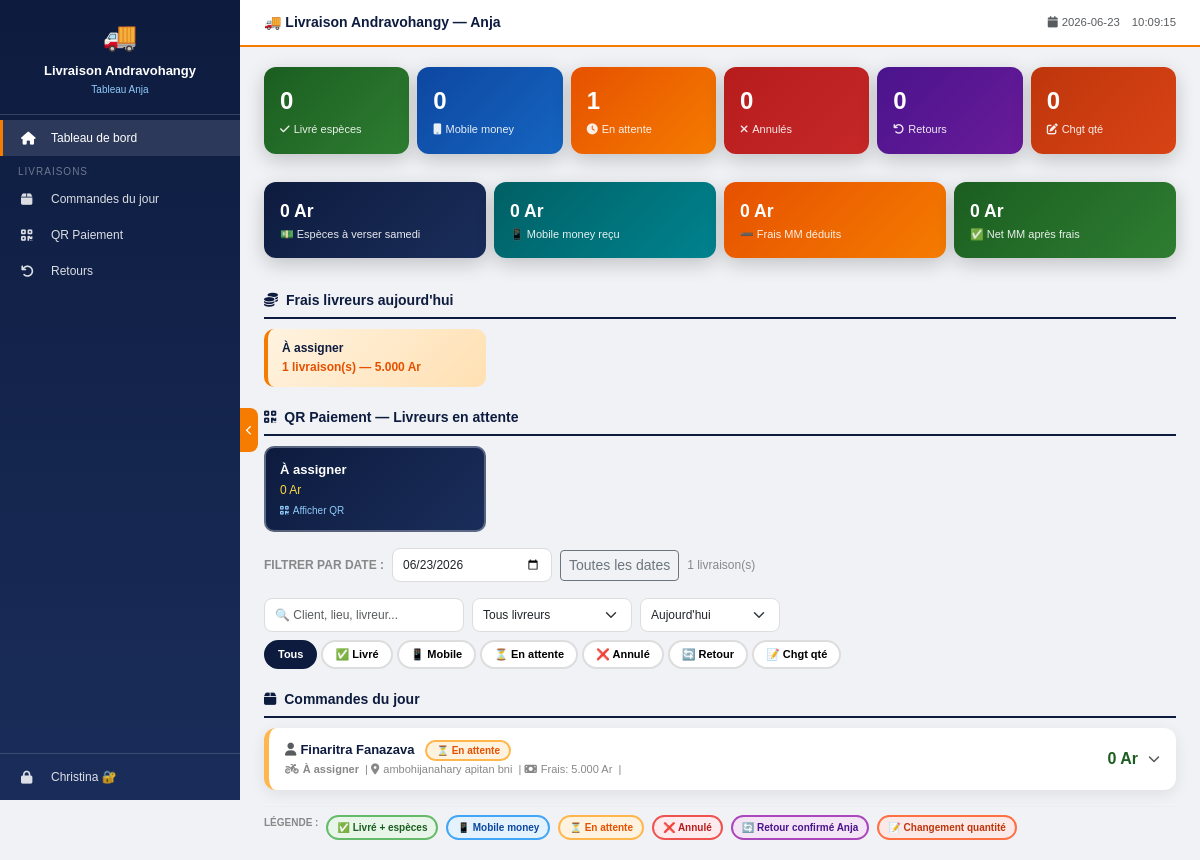
/anja, run on the app's committed database.
### tables this page shows
CREATE TABLE commandes (
        id INTEGER PRIMARY KEY AUTOINCREMENT,
        date TEXT DEFAULT CURRENT_DATE,
        heure TEXT DEFAULT '',
        client TEXT DEFAULT '',
        contact TEXT DEFAULT '',
        adresse TEXT DEFAULT '',
        facebook TEXT DEFAULT '',
        livreur TEXT DEFAULT '',
        frais INTEGER DEFAULT 0,
        paiement TEXT DEFAULT 'espece',
        paiement_timing TEXT DEFAULT 'apres',
        coordonne TEXT DEFAULT 'non_recu',
        statut TEXT DEFAULT 'att',
        motif TEXT DEFAULT '',
        motif_autre TEXT DEFAULT '',
        retour_anja INTEGER DEFAULT 0,
        retour_christina INTEGER DEFAULT 0,
        montant_retour INTEGER DEFAULT 0,
        notes TEXT DEFAULT '',
        envoye_anja INTEGER DEFAULT 0
    );

### app.py (the view)
@app.route('/anja')
def anja():
    conn = get_db()
    today = date.today().strftime('%Y-%m-%d')
    rows = conn.execute('SELECT * FROM commandes WHERE envoye_anja=1 ORDER BY date DESC,id DESC').fetchall()
    commandes = []
    for r in rows:
        arts = get_articles(conn, r['id'])
        commandes.append({**dict(r),'total':calc_total(arts),'types':calc_types(arts),'articles':[dict(a) for a in arts]})
    frais_jour = conn.execute('''SELECT livreur,COUNT(*) nb,SUM(frais) tf
        FROM commandes WHERE date=? AND envoye_anja=1
        GROUP BY livreur ORDER BY livreur''',(today,)).fetchall()
    ca_esp = conn.execute('''SELECT COALESCE(SUM(a.qte*a.prix_unitaire),0)
        FROM articles a JOIN commandes c ON a.commande_id=c.id
        WHERE c.date=? AND c.statut='liv' AND c.envoye_anja=1''',(today,)).fetchone()[0]
    ca_mm = conn.execute('''SELECT COALESCE(SUM(a.qte*a.prix_unitaire),0)
        FROM articles a JOIN commandes c ON a.commande_id=c.id
        WHERE c.date=? AND c.statut IN ('mvola','orange','airtel') AND c.envoye_anja=1''',(today,)).fetchone()[0]
    frais_mm = conn.execute('''SELECT COALESCE(SUM(frais),0) FROM commandes
        WHERE date=? AND statut IN ('mvola','orange','airtel') AND envoye_anja=1''',(today,)).fetchone()[0]
    conn.close()
    return render_template('anja.html', commandes=commandes, livreurs=LIVREURS,
        today=today, frais_jour=frais_jour, motifs=MOTIFS,
        ca_esp=ca_esp, ca_mm=ca_mm, frais_mm=frais_mm)

### templates/anja.html (shortened to what this page needs)
<!DOCTYPE html>
<html lang="fr">
<head>
<link href="https://cdn.jsdelivr.net/npm/bootstrap@5.3.0/dist/css/bootstrap.min.css" rel="stylesheet">
<link href="https://cdnjs.cloudflare.com/ajax/libs/font-awesome/6.4.0/css/all.min.css" rel="stylesheet">
</head>
<body>
<div class="sidebar" id="sidebar">
  <div class="logo">
    <div style="font-size:28px;">🚚</div>
    <h5>Livraison Andravohangy</h5>
    <small>Tableau Anja</small>
  </div>
  <a href="/anja" class="active"><i class="fas fa-home"></i><span>Tableau de bord</span></a>
  <div class="menu-sec">Livraisons</div>
  <a href="#commandes" onclick="scrollTo('commandes')"><i class="fas fa-box"></i><span>Commandes du jour</span></a>
  <a href="#qr" onclick="scrollTo('qr')"><i class="fas fa-qrcode"></i><span>QR Paiement</span></a>
  <a href="#retours" onclick="scrollTo('retours')"><i class="fas fa-undo"></i><span>Retours</span></a>
  <div class="sidebar-bottom" style="position:absolute;bottom:0;width:100%;border-top:1px solid rgba(255,255,255,0.15);padding:5px 0;">
    <a href="/moi"><i class="fas fa-lock"></i><span>Christina 🔐</span></a>
  </div>
</div>
<button class="toggle-btn" id="toggle-btn" onclick="toggleSidebar()">
  <i class="fas fa-chevron-left" id="toggle-icon" style="font-size:10px;"></i>
</button>
<div class="main" id="main">
  <div class="topbar">
    <span class="brand">🚚 Livraison Andravohangy — Anja</span>
    <div style="display:flex;align-items:center;gap:12px;">
      <span class="text-muted small"><i class="fas fa-calendar me-1"></i>{{today}}</span>
      <span class="text-muted small" id="clock"></span>
    </div>
  </div>
  <div class="content">
  <div class="row g-2 mb-3">
    <div class="col-6 col-md-2">
      <div class="stat-card" style="background:linear-gradient(135deg,#1B5E20,#2E7D32);">
        <div class="num" id="st-liv">0</div><div class="lbl"><i class="fas fa-check me-1"></i>Livré espèces</div>
      </div>
    </div>
    <div class="col-6 col-md-2">
      <div class="stat-card" style="background:linear-gradient(135deg,#0D47A1,#1565C0);">
        <div class="num" id="st-mm">0</div><div class="lbl"><i class="fas fa-mobile me-1"></i>Mobile money</div>
      </div>
    </div>
    <div class="col-6 col-md-2">
      <div class="stat-card" style="background:linear-gradient(135deg,#E65100,#F57C00);">
        <div class="num" id="st-att">0</div><div class="lbl"><i class="fas fa-clock me-1"></i>En attente</div>
      </div>
    </div>
    <div class="col-6 col-md-2">
      <div class="stat-card" style="background:linear-gradient(135deg,#B71C1C,#C62828);">
        <div class="num" id="st-ann">0</div><div class="lbl"><i class="fas fa-times me-1"></i>Annulés</div>
      </div>
    </div>
    <div class="col-6 col-md-2">
      <div class="stat-card" style="background:linear-gradient(135deg,#4A148C,#6A1B9A);">
        <div class="num" id="st-ret">0</div><div class="lbl"><i class="fas fa-undo me-1"></i>Retours</div>
      </div>
    </div>
    <div class="col-6 col-md-2">
      <div class="stat-card" style="background:linear-gradient(135deg,#BF360C,#D84315);">
        <div class="num" id="st-chg">0</div><div class="lbl"><i class="fas fa-edit me-1"></i>Chgt qté</div>
      </div>
    </div>
  </div>
  <div class="row g-2 mb-3">
    <div class="col-6 col-md-3">
      <div class="stat-card" style="background:linear-gradient(135deg,var(--bn),#1a2d5a);">
        <div class="num" style="font-size:1.1rem;">{{"{:,}".format(ca_esp).replace(",",".")}} Ar</div>
        <div class="lbl">💵 Espèces à verser samedi</div>
      </div>
    </div>
    <div class="col-6 col-md-3">
      <div class="stat-card" style="background:linear-gradient(135deg,#006064,#00838F);">
        <div class="num" style="font-size:1.1rem;">{{"{:,}".format(ca_mm).replace(",",".")}} Ar</div>
        <div class="lbl">📱 Mobile money reçu</div>
      </div>
    </div>
    <div class="col-6 col-md-3">
      <div class="stat-card" style="background:linear-gradient(135deg,#E65100,#F57C00);">
        <div class="num" style="font-size:1.1rem;">{{"{:,}".format(frais_mm).replace(",",".")}} Ar</div>
        <div class="lbl">➖ Frais MM déduits</div>
      </div>
    </div>
    <div class="col-6 col-md-3">
      <div class="stat-card" style="background:linear-gradient(135deg,#1B5E20,#2E7D32);">
        <div class="num" style="font-size:1.1rem;">{{"{:,}".format(ca_mm-frais_mm).replace(",",".")}} Ar</div>
        <div class="lbl">✅ Net MM après frais</div>
      </div>
    </div>
  </div>
  {% if frais_jour %}
  <div class="section-title"><span><i class="fas fa-coins me-2"></i>Frais livreurs aujourd'hui</span></div>
  <div class="row g-2 mb-3">
    {% for f in frais_jour %}
    <div class="col-6 col-md-3">
      <div class="frais-item">
        <strong>{{f.livreur}}</strong>
        <span>{{f.nb}} livraison(s) — {{"{:,}".format(f.tf or 0).replace(",",".")}} Ar</span>
      </div>
    </div>
    {% endfor %}
  </div>
  {% endif %}
  {% set livreurs_att = [] %}
  {% if livreurs_att %}
  <div class="section-title" id="qr"><span><i class="fas fa-qrcode me-2"></i>QR Paiement — Livreurs en attente</span></div>
  <div class="row g-2 mb-3">
    {% for livreur in livreurs_att %}
    {% set total_att = namespace(val=0) %}
    {% for cmd in commandes if cmd.statut in ['att','chg'] and cmd.livreur==livreur %}
      {% set total_att.val = total_att.val + cmd.total %}
    {% endfor %}
    <div class="col-6 col-md-3">
      <div class="qr-item" style="background:linear-gradient(135deg,var(--bn),#1a2d5a);color:#fff;" onclick="showQRGroupe('{{livreur}}')">
        <div style="font-size:13px;font-weight:800;">{{livreur}}</div>
        <div style="font-size:12px;color:#FFD740;margin-top:2px;">{{"{:,}".format(total_att.val).replace(",",".")}} Ar</div>
        <div style="font-size:10px;color:#90CAF9;margin-top:4px;"><i class="fas fa-qrcode me-1"></i>Afficher QR</div>
      </div>
    </div>
    {% endfor %}
  </div>
  {% endif %}
  <div class="d-flex gap-2 align-items-center mb-3 flex-wrap">
    <span style="font-size:12px;font-weight:700;color:#888;">FILTRER PAR DATE :</span>
    <input type="date" id="filtre-date-anja" class="form-control" style="width:160px;" onchange="filtrerAnjaDate()" value="{{today}}">
    <button class="btn btn-sm btn-outline-secondary" onclick="document.getElementById('filtre-date-anja').value='';filtrerAnjaDate()">Toutes les dates</button>
    <span id="nb-anja" style="font-size:12px;color:#888;"></span>
  </div>
  <div class="d-flex gap-2 flex-wrap mb-2">
    <input type="text" id="search" class="form-control" placeholder="🔍 Client, lieu, livreur..." oninput="filterTable()" style="width:200px;">
    <select id="fil-livreur" class="form-select" onchange="filterTable()" style="width:160px;">
      <option value="">Tous livreurs</option>
    </select>
    <select id="fil-date" class="form-select" onchange="filterTable()" style="width:140px;">
      <option value="{{today}}" selected>Aujourd'hui</option>
    </select>
  </div>
  <div class="d-flex gap-1 flex-wrap mb-3">
    <button class="filter-btn active" onclick="setFilter('',this)">Tous</button>
    <button class="filter-btn" onclick="setFilter('liv',this)">✅ Livré</button>
    <button class="filter-btn" onclick="setFilter('mm',this)">📱 Mobile</button>
    <button class="filter-btn" onclick="setFilter('att',this)">⏳ En attente</button>
    <button class="filter-btn" onclick="setFilter('ann',this)">❌ Annulé</button>
    <button class="filter-btn" onclick="setFilter('ret',this)">🔄 Retour</button>
    <button class="filter-btn" onclick="setFilter('chg',this)">📝 Chgt qté</button>
  </div>
  <div class="section-title" id="commandes"><span><i class="fas fa-box me-2"></i>Commandes du jour</span></div>
  <div id="cmd-list">
  {% for cmd in commandes %}
  {% if cmd.statut=='liv' %}{% set bc='liv' %}
  {% elif cmd.statut in ['mvola','orange','airtel'] %}{% set bc='mm' %}
  {% elif cmd.statut=='att' %}{% set bc='att' %}
  {% elif cmd.statut=='ann' %}{% set bc='ann' %}
  {% elif cmd.statut=='ret' %}{% set bc='ret' %}
  {% elif cmd.statut=='chg' %}{% set bc='chg' %}
  {% else %}{% set bc='att' %}{% endif %}
  <div class="cmd-card {{bc}}" data-statut="{{cmd.statut}}" data-livreur="{{cmd.livreur}}" data-date="{{cmd.date}}" data-search="{{cmd.client}} {{cmd.adresse}} {{cmd.livreur}}">
    <div class="cmd-header" onclick="toggleCmd(this)">
      <div>
        <div style="font-size:13px;font-weight:700;color:var(--bn);">
          <i class="fas fa-user me-1 text-muted"></i>{{cmd.client}}
          {% if cmd.statut=='liv' %}<span class="badge-liv">✅ Livré</span>
          {% elif cmd.statut in ['mvola','orange','airtel'] %}<span class="badge-mm">📱 {{cmd.statut|upper}}</span>
          {% elif cmd.statut=='att' %}<span class="badge-att">⏳ En attente</span>
          {% elif cmd.statut=='ann' %}<span class="badge-ann">❌ Annulé</span>
          {% elif cmd.statut=='ret' %}<span class="badge-ret">🔄 Retour conf.</span>
          {% elif cmd.statut=='chg' %}<span class="badge-chg">📝 Chgt qté</span>
          {% endif %}
        </div>
        <div style="font-size:11px;color:#888;margin-top:2px;">
          <i class="fas fa-motorcycle me-1"></i><strong>{{cmd.livreur}}</strong>
          &nbsp;|&nbsp;<i class="fas fa-map-marker-alt me-1"></i>{{cmd.adresse}}
          &nbsp;|&nbsp;<i class="fas fa-money-bill me-1"></i>Frais: {{"{:,}".format(cmd.frais).replace(",",".")}} Ar
          &nbsp;|&nbsp;{% for t in cmd.types.split(' + ') if t!='—' %}<span class="type-pill">{{t}}</span>{% endfor %}
        </div>
      </div>
      <div style="display:flex;align-items:center;gap:10px;">
        <span style="font-size:16px;font-weight:800;color:#1B5E20;">{{"{:,}".format(cmd.total).replace(",",".")}} Ar</span>
        <i class="fas fa-chevron-down text-muted" style="font-size:12px;"></i>
      </div>
    </div>
  </div>
  {% endfor %}
  </div>
  <div class="d-flex flex-wrap gap-2 mt-3 pt-2" style="border-top:1px solid #eee;">
    <span style="font-size:10px;color:#888;font-weight:700;">LÉGENDE :</span>
    <span class="badge-liv">✅ Livré + espèces</span>
    <span class="badge-mm">📱 Mobile money</span>
    <span class="badge-att">⏳ En attente</span>
    <span class="badge-ann">❌ Annulé</span>
    <span class="badge-ret">🔄 Retour confirmé Anja</span>
    <span class="badge-chg">📝 Changement quantité</span>
  </div>
  </div>
</div>
</body>
</html>

### data on the page
commandes: livreur "À assigner", nb "1", tf "5.000", val "0", client "Finaritra Fanazava", statut "⏳ En attente", adresse "ambohijanahary apitan bni", frais "5.000", total "0"

### other printed values
{{ today }} "2026-06-23"
{{ "{:,}".format(ca_esp).replace(",",".") }} "0"
{{ "{:,}".format(ca_mm).replace(",",".") }} "0"
{{ "{:,}".format(frais_mm).replace(",",".") }} "0"
{{ "{:,}".format(ca_mm-frais_mm).replace(",",".") }} "0"
